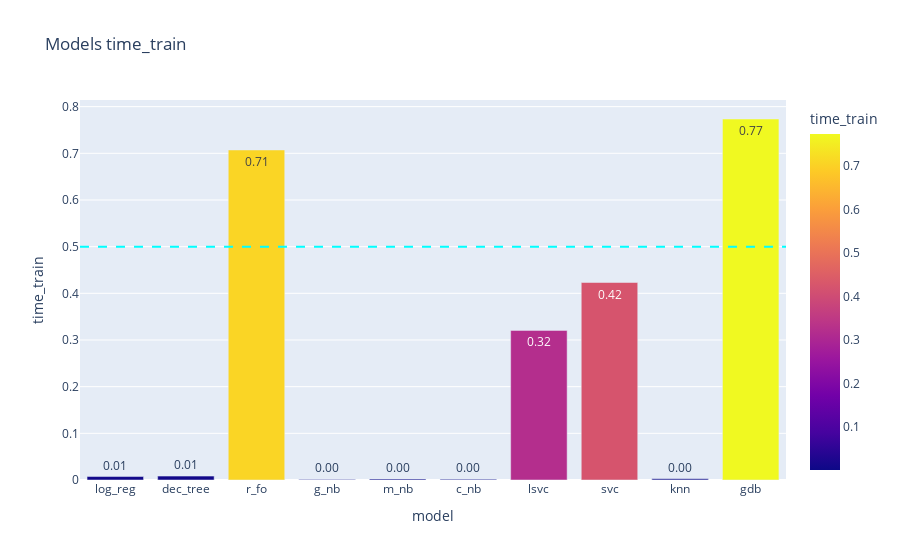
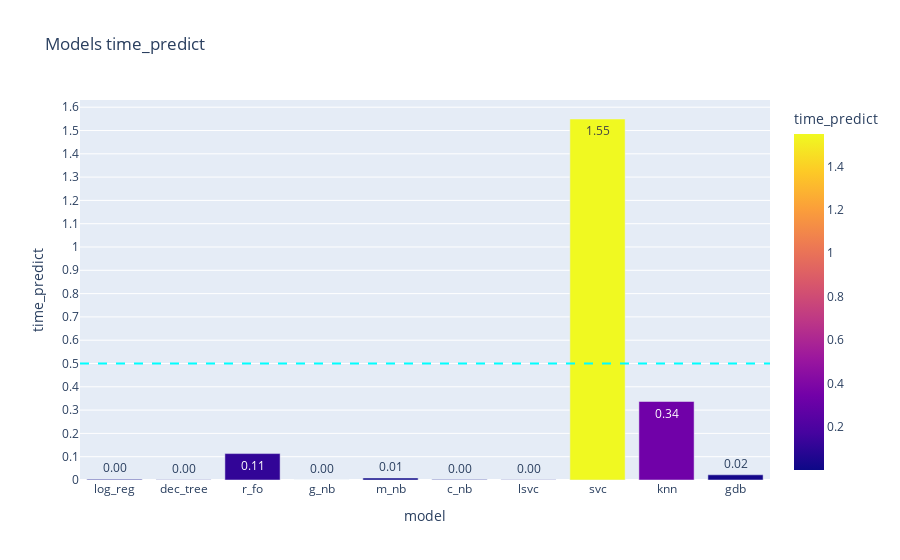

Notebook code cell kept with these figures, in order:
### Code cell
# train performance
barplot_metric_mult(df_m, "time_train")
barplot_metric_mult(df_m, "time_predict")

### Figure 1 — Plotly figure (JSON) as saved in the notebook; plotly's stock layout.template omitted (floating-point values rounded to 4 significant figures)
{"data": [{"alignmentgroup": "True", "hovertemplate": "model=%{x}<br>time_train=%{marker.color}<extra></extra>", "legendgroup": "", "marker": {"color": [0.007404, 0.008339, 0.7071, 0.001325, 0.001974, 0.001607, 0.3206, 0.4232, 0.002441, 0.7735], "coloraxis": "coloraxis", "pattern": {"shape": ""}}, "name": "", "offsetgroup": "", "orientation": "v", "showlegend": false, "textposition": "auto", "texttemplate": "%{y:.2f}", "type": "bar", "x": ["log_reg", "dec_tree", "r_fo", "g_nb", "m_nb", "c_nb", "lsvc", "svc", "knn", "gdb"], "xaxis": "x", "y": [0.007404, 0.008339, 0.7071, 0.001325, 0.001974, 0.001607, 0.3206, 0.4232, 0.002441, 0.7735], "yaxis": "y"}], "layout": {"barmode": "relative", "coloraxis": {"colorbar": {"title": {"text": "time_train"}}, "colorscale": [[0, "#0d0887"], [0.1111, "#46039f"], [0.2222, "#7201a8"], [0.3333, "#9c179e"], [0.4444, "#bd3786"], [0.5556, "#d8576b"], [0.6667, "#ed7953"], [0.7778, "#fb9f3a"], [0.8889, "#fdca26"], [1, "#f0f921"]]}, "legend": {"tracegroupgap": 0}, "shapes": [{"line": {"color": "cyan", "dash": "dash"}, "type": "line", "x0": 0, "x1": 1, "xref": "x domain", "y0": 0.5, "y1": 0.5, "yref": "y"}], "title": {"text": "Models time_train"}, "xaxis": {"anchor": "y", "domain": [0, 1], "title": {"text": "model"}}, "yaxis": {"anchor": "x", "domain": [0, 1], "dtick": 0.1, "tick0": 0, "title": {"text": "time_train"}}}}

### Figure 2 — Plotly figure (JSON) as saved in the notebook; plotly's stock layout.template omitted (floating-point values rounded to 4 significant figures)
{"data": [{"alignmentgroup": "True", "hovertemplate": "model=%{x}<br>time_predict=%{marker.color}<extra></extra>", "legendgroup": "", "marker": {"color": [0.002944, 0.001167, 0.1134, 0.0004828, 0.008399, 0.001674, 0.00127, 1.549, 0.3369, 0.02227], "coloraxis": "coloraxis", "pattern": {"shape": ""}}, "name": "", "offsetgroup": "", "orientation": "v", "showlegend": false, "textposition": "auto", "texttemplate": "%{y:.2f}", "type": "bar", "x": ["log_reg", "dec_tree", "r_fo", "g_nb", "m_nb", "c_nb", "lsvc", "svc", "knn", "gdb"], "xaxis": "x", "y": [0.002944, 0.001167, 0.1134, 0.0004828, 0.008399, 0.001674, 0.00127, 1.549, 0.3369, 0.02227], "yaxis": "y"}], "layout": {"barmode": "relative", "coloraxis": {"colorbar": {"title": {"text": "time_predict"}}, "colorscale": [[0, "#0d0887"], [0.1111, "#46039f"], [0.2222, "#7201a8"], [0.3333, "#9c179e"], [0.4444, "#bd3786"], [0.5556, "#d8576b"], [0.6667, "#ed7953"], [0.7778, "#fb9f3a"], [0.8889, "#fdca26"], [1, "#f0f921"]]}, "legend": {"tracegroupgap": 0}, "shapes": [{"line": {"color": "cyan", "dash": "dash"}, "type": "line", "x0": 0, "x1": 1, "xref": "x domain", "y0": 0.5, "y1": 0.5, "yref": "y"}], "title": {"text": "Models time_predict"}, "xaxis": {"anchor": "y", "domain": [0, 1], "title": {"text": "model"}}, "yaxis": {"anchor": "x", "domain": [0, 1], "dtick": 0.1, "tick0": 0, "title": {"text": "time_predict"}}}}
